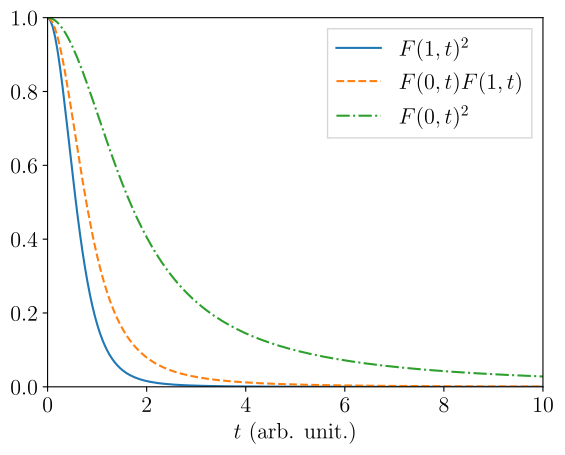

The script that drew this image:
#!/usr/bin/env python3
# taritz: python3 %

import matplotlib.pyplot as plt
import numpy as np
import config
from scipy.special import erf

config.source_matplotlib_options()

def f(di, dx, t):
    return ( (1.0 / (2.0 * t**2.0))
           * ( np.exp(-dx**2.0 * (di - 1.0)**2.0 * t**2.0)
             - 2.0 * np.exp(-dx**2.0 * di**2.0 * t**2.0)
             + np.exp(-dx**2.0 * (di + 1.0)**2.0 * t**2.0)
             + dx * np.sqrt(np.pi) * t * ( -2.0 * di * erf(dx * di * t)
                                         + (di + 1.0) * erf(dx * (di + 1.0) * t)
                                         - (di -1.0) * erf(dx * (-di + 1.0) * t)
                                         )
             )
           )


T = np.linspace(0.001, 10, 200)
print(T)
print(f(0.0, 1.0, 1.0))

plt.plot(T, [f(1.0, 1.0, t)**2 for t in T],
        label="$F(1,t)^2$",
        linestyle="solid")
plt.plot(T, [f(0.0, 1.0, t) * f(1.0, 1.0, t) for t in T],
        label="$F(0, t)F(1,t)$",
        linestyle="dashed")
plt.plot(T, [f(0.0, 1.0, t)**2 for t in T],
        label="$F(0,t)^2$",
        linestyle="dashdot")
plt.xlabel("$t$ (arb. unit.)")
plt.xlim(0, 10)
plt.ylim(0, 1)
plt.legend()
#plt.show()
plt.savefig(__file__.replace("py", "pdf"))
